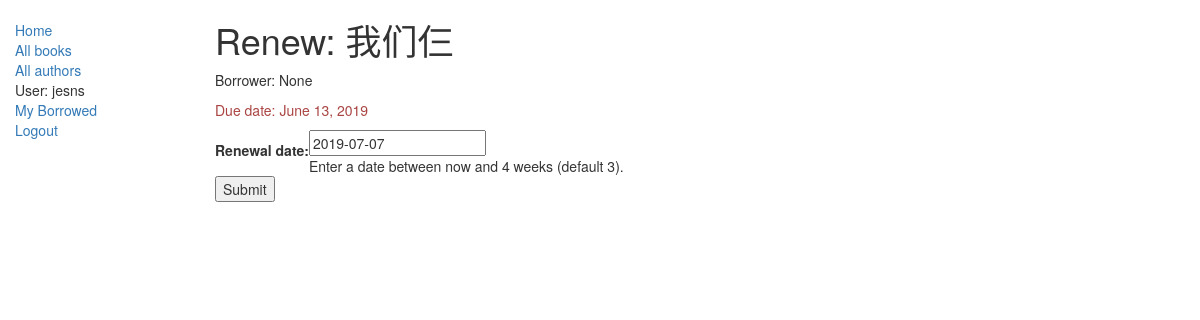
Page /catalog/book/cd3bffae-70a1-4358-a71b-37225ea4b612/renew (signed in) on the earlier database version.
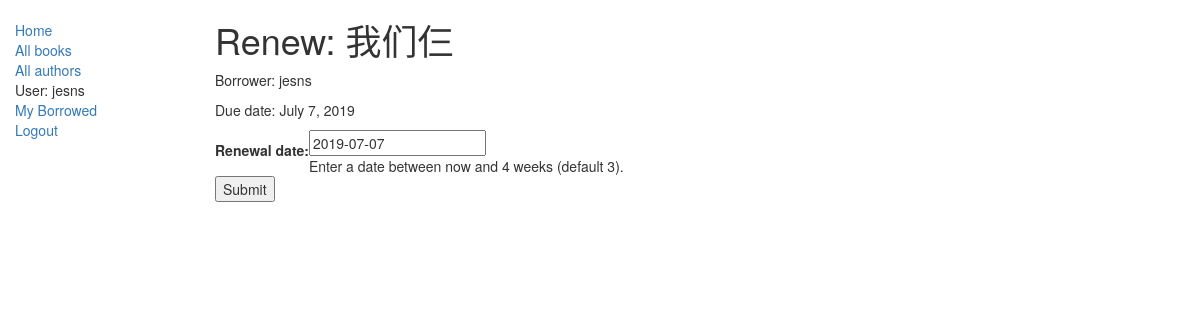
Same page on the later database version.
### catalog/models.py (models this page shows, shortened)
class BookInstance(models.Model):
    id = models.UUIDField(primary_key=True, default=uuid.uuid4,
                          help_text="Unique ID for this particular book across whole library")
    book = models.ForeignKey('Book', on_delete=models.SET_NULL, null=True)
    imprint = models.CharField(max_length=200)
    due_back = models.DateField(null=True, blank=True)
    borrower = models.ForeignKey(User, on_delete=models.SET_NULL, null=True, blank=True)
    @property
    def is_overdue(self):
        if self.due_back and date.today() > self.due_back:
            return True
        return False
    LOAN_STATUS = (
        ('d', 'Maintenance'),
        ('o', 'On loan'),
        ('a', 'Available'),
        ('r', 'Reserved'),
    )
    status = models.CharField(
        max_length=1,
        choices=LOAN_STATUS,
        blank=True,
        default='d',
        help_text='Book availability')
    class Meta:
        ordering = ['due_back']
        permissions = (("can_mark_returned", "Set book as returned"),)

class Book(models.Model):
    title = models.CharField(max_length=200)
    author = models.ForeignKey('Author', on_delete=models.SET_NULL, null=True)
    summary = models.TextField(max_length=1000, help_text="Enter a brief description of the book")
    isbn = models.CharField('ISBN', max_length=13,
                            help_text='13 Character <a href="https://www.isbn-international.org/content/what-isbn'
                                      '">ISBN number</a>')
    genre = models.ManyToManyField(Genre, help_text="Select a genre for this book")
    language = models.ForeignKey('Language', on_delete=models.SET_NULL, null=True)
    def display_genre(self):
        """Creates a string for the Genre. This is required to display genre in Admin."""
        return ', '.join([genre.name for genre in self.genre.all()[:3]])
    display_genre.short_description = 'Genre'

### catalog/views.py (the view)
# urls.py: path('book/<uuid:pk>/renew', views.renew_book_librarian, name = 'renew-book-librarian')
@permission_required('catalog.can_mark_returned')
def renew_book_librarian(request, pk):
    book_inst=get_object_or_404(BookInstance,pk=pk)
    if request.method == 'POST':
        form = RenewBookForm(request.POST)
        if form.is_valid():
            book_inst.due_back = form.cleaned_data['renewal_date']
            book_inst.save()
            return HttpResponseRedirect(reverse('all-borrowed'))
    else:
        proposed_renewal_date = datetime.date.today() + datetime.timedelta(weeks=3)
        form = RenewBookForm(initial={'renewal_date': proposed_renewal_date,})
    return render(request, 'catalog/book_renew_librarian.html',{'form':form, 'bookinst':book_inst})

### catalog/forms.py (shortened to what this page needs)
class RenewBookForm(forms.Form):
    renewal_date = forms.DateField(help_text="Enter a date between now and 4 weeks (default 3).")

### catalog/templates/catalog/book_renew_librarian.html (shortened to what this page needs)
{% extends "base_generic.html" %}
{% block content %}
    <h1>Renew: {{bookinst.book.title}}</h1>
    <p>Borrower: {{bookinst.borrower}}</p>
    <p{% if bookinst.is_overdue %} class="text-danger"{% endif %}>Due date: {{bookinst.due_back}}</p>
    <form action="" method="post">
        <table>
        {{ form }}
        </table>
        <input type="submit" value="Submit" />
    </form>
{% endblock %}

Differences in the rows shown:
changed BookInstance "我们仨": borrower "None" → "jesns"; due_back "June 13, 2019" → "July 7, 2019"
